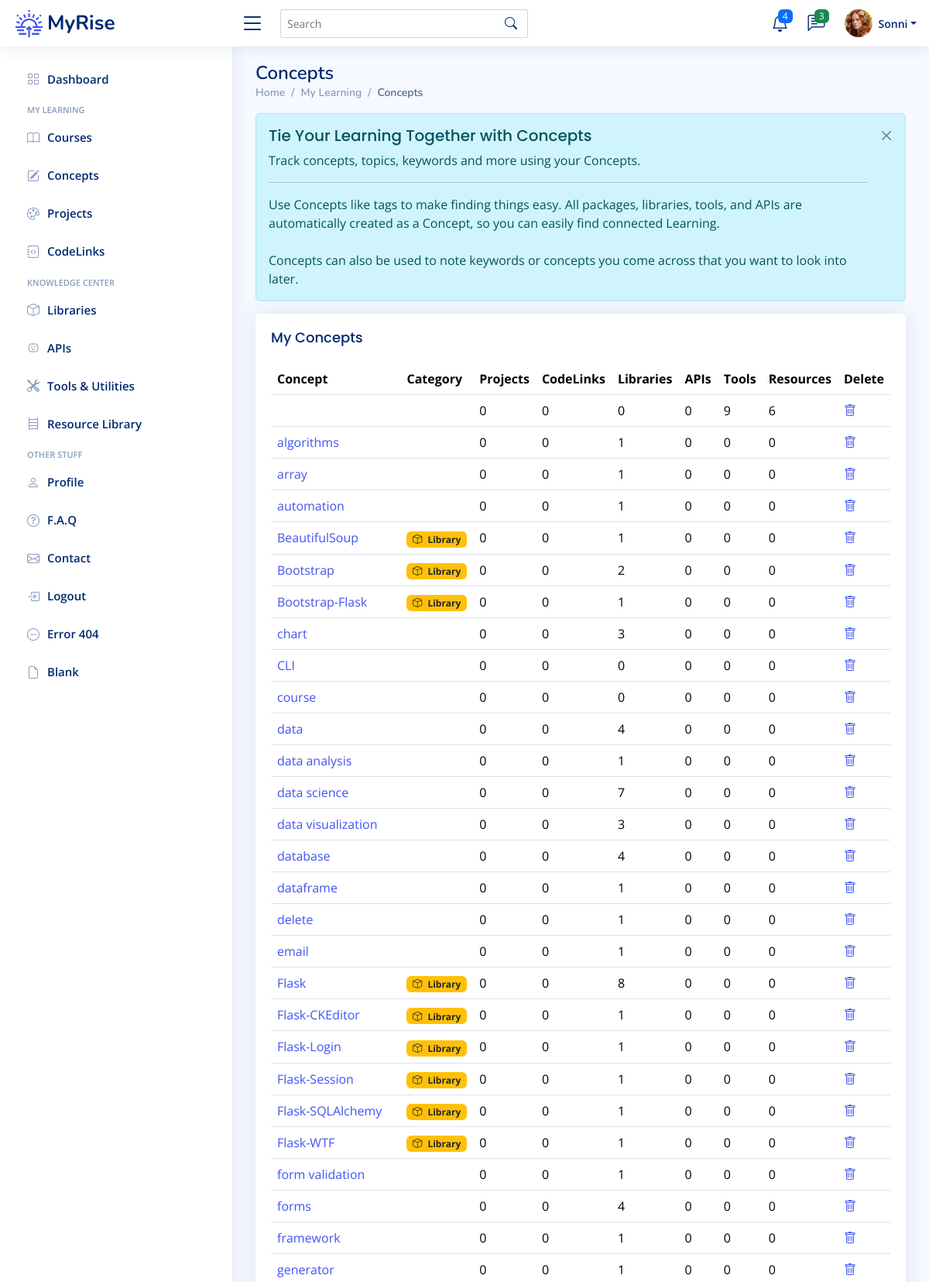
Page /concepts (signed in, upper part) on the committed database.
### app/models.py (models this page shows)
class User(UserMixin, db.Model):
    __tablename__ = "users"
    id: Mapped[int] = mapped_column(Integer, primary_key=True)
    email: Mapped[str] = mapped_column(String(100), unique=True)
    password: Mapped[str] = mapped_column(String(250))
    name: Mapped[str] = mapped_column(String(1000))
    display_name: Mapped[str] = mapped_column(String(1000))
    last_called_repos: Mapped[Optional[datetime.datetime]] = mapped_column(DateTime())
    latest_etag_repos: Mapped[str] = mapped_column(String(250), nullable=True)
    projects: Mapped[List["Project"]] = relationship(back_populates="user")
    events: Mapped[List["Event"]] = relationship(back_populates="user")
    courses: Mapped[List["Course"]] = relationship(back_populates="user")
    libraries: Mapped[List["Library"]] = relationship(back_populates="user")
    apis: Mapped[List["API"]] = relationship(back_populates="user")
    tools: Mapped[List["Tool"]] = relationship(back_populates="user")
    resources: Mapped[List["Resource"]] = relationship(back_populates="user")
    repos: Mapped[List["Repository"]] = relationship(back_populates="user")
    codelinks: Mapped[List["CodeLink"]] = relationship(back_populates="user")
    concepts: Mapped[List["Concept"]] = relationship('Concept', secondary=user_concept, backref='user')

class Concept(db.Model):
    __tablename__ = "concepts"
    id: Mapped[int] = mapped_column(Integer, primary_key=True)
    concept_term: Mapped[str] = mapped_column(String(50), nullable=False)
    category: Mapped[str] = mapped_column(String(100), nullable=True)
    description: Mapped[str] = mapped_column(Text, nullable=True)
    date_added: Mapped[datetime.date] = mapped_column(Date, nullable=False)

### app/routes.py (the view)
@app.route('/concepts')
@login_required
def concepts_page():
    get_concepts = db.session.execute(db.select(Concept).order_by(func.lower(Concept.concept_term))).scalars().all()
    concepts = [concept for concept in get_concepts]
    return render_template('concepts.html', concepts=concepts, concept_badge=concept_categories)

### app/models.py (called while the page is built)
@login_manager.user_loader
def load_user(user_id):
    return db.get_or_404(User, user_id)

### app/templates/concepts.html (shortened to what this page needs)
{% extends 'base.html' %}
{% from 'bootstrap5/form.html' import render_form %}
{% block content %}
	<main id="main" class="main">
    <div class="pagetitle">
      <h1>Concepts</h1>
      <nav>
        <ol class="breadcrumb">
          <li class="breadcrumb-item"><a href="index.html">Home</a></li>
          <li class="breadcrumb-item">My Learning</li>
          <li class="breadcrumb-item active">Concepts</li>
        </ol>
      </nav>
    </div>
	<div class="alert alert-info  alert-dismissible fade show" role="alert">
		<h4 class="alert-heading">Tie Your Learning Together with Concepts</h4>
		<p>Track concepts, topics, keywords and more using your Concepts.</p>
		<hr>
 		<p class="mb-0">Use Concepts like tags to make finding things easy.
			All packages, libraries, tools, and APIs are automatically created as a Concept, so you can easily find connected Learning.</p>
		<br>
		<p class="mb-0">Concepts can also be used to note keywords or concepts you come across that you want to look into later.</p>
		<button type="button" class="btn-close" data-bs-dismiss="alert" aria-label="Close"></button>
	  </div>
	 <div class="card">
		<div class="card-body">
		  <h5 class="card-title">My Concepts</h5>
		  <table class="table table-hover">
			<thead>
			  <tr>
				<th scope="col">Concept</th>
				<th scope="col">Category</th>
			    <th scope="col">Projects</th>
			    <th scope="col">CodeLinks</th>
			    <th scope="col">Libraries</th>
			    <th scope="col">APIs</th>
			    <th scope="col">Tools</th>
			    <th scope="col">Resources</th>
				<th scope="col">Delete</th>
			  </tr>
			</thead>
			<tbody>
			{% for concept in concepts %}
			  <tr>
				<td><a href="{{ url_for('concept_detail', num=concept.id ) }}">{{ concept.concept_term }}</a></td>
				{% if concept.category %}
				  <td><span class="badge {{ concept_badge[concept.category][1] }}"><i class="bi {{ concept_badge[concept.category][2] }} me-1"></i> {{ concept_badge[concept.category][0] }}</span></td>
				{% else %}
				  <td></td>
			    {% endif %}
			    <td>{{ concept.projects|length }}</td>
			    <td>{{ concept.codelinks|length }}</td>
			    <td>{{ concept.libraries|length }}</td>
				<td>{{ concept.apis|length }}</td>
			    <td>{{ concept.tools|length }}</td>
			    <td>{{ concept.resources|length }}</td>
				<td><a href="{{ url_for('delete_concept', num=concept.id) }}"><i class="bi bi-trash"></i></a></td>
			  </tr>
			{% endfor %}
			</tbody>
		  </table>
		</div>
	 </div>
  </main>
{% endblock %}

### app/templates/heading.html (shortened to what this page needs)
{% from 'bootstrap5/nav.html' import render_nav_item %}
{% from 'bootstrap5/form.html' import render_form %}
  <header id="header" class="header fixed-top d-flex align-items-center">
    <div class="d-flex align-items-center justify-content-between">
      <a href="{{ url_for('home') }}" class="logo d-flex align-items-center">
        <img src="{{ url_for('static', filename='img/logo.png') }}" alt="sun-rise">
        <span class="d-none d-lg-block">MyRise</span>
      </a>
      <i class="bi bi-list toggle-sidebar-btn"></i>
    </div>
    <div class="search-bar">
      <form class="search-form d-flex align-items-center" method="POST" action="#">
        <input type="text" name="query" placeholder="Search" title="Enter search keyword">
        <button type="submit" title="Search"><i class="bi bi-search"></i></button>
      </form>
    </div>
    <nav class="header-nav ms-auto">
      <ul class="d-flex align-items-center">
        <li class="nav-item dropdown">
          <a class="nav-link nav-icon" href="#" data-bs-toggle="dropdown">
            <i class="bi bi-bell"></i>
            <span class="badge bg-primary badge-number">4</span>
          </a>
        </li>
        <li class="nav-item dropdown">
          <a class="nav-link nav-icon" href="#" data-bs-toggle="dropdown">
            <i class="bi bi-chat-left-text"></i>
            <span class="badge bg-success badge-number">3</span>
          </a>
        </li>
        <li class="nav-item dropdown pe-3">
          <a class="nav-link nav-profile d-flex align-items-center pe-0" href="#" data-bs-toggle="dropdown">
            <img src="{{ url_for('static', filename='img/profile-img.png') }}" alt="Profile" class="rounded-circle">
            <span class="d-none d-md-block dropdown-toggle ps-2">{{ current_user.display_name }}</span>
          </a>
        </li>
      </ul>
    </nav>
  </header>
  <aside id="sidebar" class="sidebar">
    <ul class="sidebar-nav" id="sidebar-nav">
      <li class="nav-item">
        <a class="nav-link collapsed" href="{{ url_for('home') }}">
          <i class="bi bi-grid"></i>
          <span>Dashboard</span>
        </a>
      </li>
<li class="nav-heading">My Learning</li>
	  <li class="nav-item">
        <a class="nav-link collapsed" href="{{ url_for('courses_page') }}">
          <i class="bi bi-book"></i>
          <span>Courses</span>
        </a>
      </li>
	  <li class="nav-item">
        <a class="nav-link collapsed" href="{{ url_for('concepts_page') }}">
          <i class="bi bi-pencil-square"></i>
          <span>Concepts</span>
        </a>
      </li>
	  <li class="nav-item">
        <a class="nav-link collapsed" href="{{ url_for('projects_page') }}">
          <i class="bi bi-palette"></i>
          <span>Projects</span>
        </a>
      </li>
	  <li class="nav-item">
        <a class="nav-link collapsed" href="{{ url_for('codelinks_page') }}">
          <i class="bi bi-journal-code"></i>
          <span>CodeLinks</span>
        </a>
      </li>
<li class="nav-heading">Knowledge Center</li>
	  <li class="nav-item">
        <a class="nav-link collapsed" href="{{ url_for('libraries_page') }}">
          <i class="bi bi-box"></i>
          <span>Libraries</span>
        </a>
      </li>
	  <li class="nav-item">
        <a class="nav-link collapsed" href="{{ url_for('apis_page') }}">
          <i class="bi bi-outlet"></i>
          <span>APIs</span>
        </a>
      </li>
	  <li class="nav-item">
        <a class="nav-link collapsed" href="{{ url_for('tools_page') }}">
          <i class="bi bi-tools"></i>
          <span>Tools & Utilities</span>
        </a>
      </li>
	  <li class="nav-item">
        <a class="nav-link collapsed" href="{{ url_for('resources_page') }}">
          <i class="bi bi-bookshelf"></i>
          <span>Resource Library</span>
        </a>
      </li>
	<li class="nav-heading">Other Stuff</li>
      <li class="nav-item">
        <a class="nav-link collapsed" href="{{ url_for('profile') }}">
          <i class="bi bi-person"></i>
          <span>Profile</span>
        </a>
      </li>
      <li class="nav-item">
        <a class="nav-link collapsed" href="{{ url_for('faq') }}">
          <i class="bi bi-question-circle"></i>
          <span>F.A.Q</span>
        </a>
	  </li>
      <li class="nav-item">
        <a class="nav-link collapsed" href="{{ url_for('contact') }}">
          <i class="bi bi-envelope"></i>
          <span>Contact</span>
        </a>
      </li>
	{% if not current_user.is_authenticated %}
      <li class="nav-item">
        <a class="nav-link collapsed" href="{{ url_for('register') }}">
          <i class="bi bi-card-list"></i>
          <span>Register</span>
        </a>
      </li>
      <li class="nav-item">
        <a class="nav-link collapsed" href="{{ url_for('login') }}">
          <i class="bi bi-box-arrow-in-right"></i>
          <span>Login</span>
        </a>
      </li>
	{% else %}
		<li class="nav-item">
        <a class="nav-link collapsed" href="{{ url_for('logout') }}">
          <i class="bi bi-box-arrow-in-right"></i>
          <span>Logout</span>
        </a>
      </li>
	{% endif %}
      <li class="nav-item">
        <a class="nav-link collapsed" href="pages-error-404.html">
          <i class="bi bi-dash-circle"></i>
          <span>Error 404</span>
        </a>
      </li>
      <li class="nav-item">
        <a class="nav-link collapsed" href="pages-blank.html">
          <i class="bi bi-file-earmark"></i>
          <span>Blank</span>
        </a>
      </li>
    </ul>
  </aside>

### app/static/css/style.css (style rules this page uses)
:root { scroll-behavior: smooth; }
body { font-family: "Open Sans", sans-serif; background: #f6f9ff; color: #444444; }
a { color: #4154f1; text-decoration: none; }
h1, h2, h3, h4, h5, h6 { font-family: "Nunito", sans-serif; }
#main { margin-top: 60px; padding: 20px 30px; transition: all 0.3s; }
.pagetitle { margin-bottom: 10px; }
.pagetitle h1 { font-size: 24px; margin-bottom: 0; font-weight: 600; color: #012970; }
.card { margin-bottom: 30px; border: none; border-radius: 5px; box-shadow: 0px 0 30px rgba(1, 41, 112, 0.1); }
.card-title { padding: 20px 0 15px 0; font-size: 18px; font-weight: 500; color: #012970; font-family: "Poppins", sans-serif; }
.card-body { padding: 0 20px 20px 20px; }
.alert-heading { font-weight: 500; font-family: "Poppins", sans-serif; font-size: 20px; }
.btn-close { background-size: 25%; }
.breadcrumb { font-size: 14px; font-family: "Nunito", sans-serif; color: #899bbd; font-weight: 600; }
.breadcrumb a { color: #899bbd; transition: 0.3s; }
.breadcrumb .breadcrumb-item::before { color: #899bbd; }
.breadcrumb .active { color: #51678f; font-weight: 600; }
.logo { line-height: 1; }
@media (min-width: 1200px) { .logo { width: 280px; } }
.logo img { max-height: 35px; margin-right: 6px; }
.logo span { font-size: 26px; font-weight: 700; color: #012970; font-family: "Nunito", sans-serif; }
.header { transition: all 0.5s; z-index: 997; height: 60px; box-shadow: 0px 2px 20px rgba(1, 41, 112, 0.1); background-color: #fff; padding-left: 20px; }
.header .toggle-sidebar-btn { font-size: 32px; padding-left: 10px; cursor: pointer; color: #012970; }
.header .search-bar { min-width: 360px; padding: 0 20px; }
.header .search-form { width: 100%; }
.header .search-form input { border: 0; font-size: 14px; color: #012970; border: 1px solid rgba(1, 41, 112, 0.2); padding: 7px 38px 7px 8px; border-radius: 3px; transition: 0.3s; width: 100%; }
.header .search-form button { border: 0; padding: 0; margin-left: -30px; background: none; }
.header .search-form button i { color: #012970; }
.header-nav ul { list-style: none; }
.header-nav>ul { margin: 0; padding: 0; }
.header-nav .nav-icon { font-size: 22px; color: #012970; margin-right: 25px; position: relative; }
.header-nav .nav-profile { color: #012970; }
.header-nav .nav-profile img { max-height: 36px; }
.header-nav .nav-profile span { font-size: 14px; font-weight: 600; }
.header-nav .badge-number { position: absolute; inset: -2px -5px auto auto; font-weight: normal; font-size: 12px; padding: 3px 6px; }
.sidebar { position: fixed; top: 60px; left: 0; bottom: 0; width: 300px; z-index: 996; transition: all 0.3s; padding: 20px; overflow-y: auto; scrollbar-width: thin; scrollbar-color: #aab7cf transparent; box-shadow: 0px 0px 20px rgba(1, 41, 112, 0.1); background-color: #fff; }
@media (min-width: 1200px) { #main, #footer { margin-left: 300px; } }
.sidebar-nav { padding: 0; margin: 0; list-style: none; }
.sidebar-nav li { padding: 0; margin: 0; list-style: none; }
.sidebar-nav .nav-item { margin-bottom: 5px; }
.sidebar-nav .nav-heading { font-size: 11px; text-transform: uppercase; color: #899bbd; font-weight: 600; margin: 10px 0 5px 15px; }
.sidebar-nav .nav-link { display: flex; align-items: center; font-size: 15px; font-weight: 600; color: #4154f1; transition: 0.3; background: #f6f9ff; padding: 10px 15px; border-radius: 4px; }
.sidebar-nav .nav-link i { font-size: 16px; margin-right: 10px; color: #4154f1; }
.sidebar-nav .nav-link.collapsed { color: #012970; background: #fff; }
.sidebar-nav .nav-link.collapsed i { color: #899bbd; }

### rows in the picture
User: display_name "Sonni"
Concept: projects|length "0", codelinks|length "0", libraries|length "0", apis|length "0", tools|length "9", resources|length "6"
Concept: concept_term "algorithms", projects|length "0", codelinks|length "0", libraries|length "1", apis|length "0", tools|length "0", resources|length "0"
Concept: concept_term "array", projects|length "0", codelinks|length "0", libraries|length "1", apis|length "0", tools|length "0", resources|length "0"
Concept: concept_term "automation", projects|length "0", codelinks|length "0", libraries|length "1", apis|length "0", tools|length "0", resources|length "0"
Concept: concept_term "BeautifulSoup", category "Library", projects|length "0", codelinks|length "0", libraries|length "1", apis|length "0", tools|length "0", resources|length "0"
Concept: concept_term "Bootstrap", category "Library", projects|length "0", codelinks|length "0", libraries|length "2", apis|length "0", tools|length "0", resources|length "0"
Concept: concept_term "Bootstrap-Flask", category "Library", projects|length "0", codelinks|length "0", libraries|length "1", apis|length "0", tools|length "0", resources|length "0"
Concept: concept_term "chart", projects|length "0", codelinks|length "0", libraries|length "3", apis|length "0", tools|length "0", resources|length "0"
Concept: concept_term "CLI", projects|length "0", codelinks|length "0", libraries|length "0", apis|length "0", tools|length "0", resources|length "0"
Concept: concept_term "course", projects|length "0", codelinks|length "0", libraries|length "0", apis|length "0", tools|length "0", resources|length "0"
Concept: concept_term "data", projects|length "0", codelinks|length "0", libraries|length "4", apis|length "0", tools|length "0", resources|length "0"
Concept: concept_term "data analysis", projects|length "0", codelinks|length "0", libraries|length "1", apis|length "0", tools|length "0", resources|length "0"
Concept: concept_term "data science", projects|length "0", codelinks|length "0", libraries|length "7", apis|length "0", tools|length "0", resources|length "0"
Concept: concept_term "data visualization", projects|length "0", codelinks|length "0", libraries|length "3", apis|length "0", tools|length "0", resources|length "0"
Concept: concept_term "database", projects|length "0", codelinks|length "0", libraries|length "4", apis|length "0", tools|length "0", resources|length "0"
Concept: concept_term "dataframe", projects|length "0", codelinks|length "0", libraries|length "1", apis|length "0", tools|length "0", resources|length "0"
Concept: concept_term "delete", projects|length "0", codelinks|length "0", libraries|length "1", apis|length "0", tools|length "0", resources|length "0"
Concept: concept_term "email", projects|length "0", codelinks|length "0", libraries|length "1", apis|length "0", tools|length "0", resources|length "0"
Concept: concept_term "Flask", category "Library", projects|length "0", codelinks|length "0", libraries|length "8", apis|length "0", tools|length "0", resources|length "0"
Concept: concept_term "Flask-CKEditor", category "Library", projects|length "0", codelinks|length "0", libraries|length "1", apis|length "0", tools|length "0", resources|length "0"
Concept: concept_term "Flask-Login", category "Library", projects|length "0", codelinks|length "0", libraries|length "1", apis|length "0", tools|length "0", resources|length "0"
Concept: concept_term "Flask-Session", category "Library", projects|length "0", codelinks|length "0", libraries|length "1", apis|length "0", tools|length "0", resources|length "0"
Concept: concept_term "Flask-SQLAlchemy", category "Library", projects|length "0", codelinks|length "0", libraries|length "1", apis|length "0", tools|length "0", resources|length "0"
Concept: concept_term "Flask-WTF", category "Library", projects|length "0", codelinks|length "0", libraries|length "1", apis|length "0", tools|length "0", resources|length "0"
Concept: concept_term "form validation", projects|length "0", codelinks|length "0", libraries|length "1", apis|length "0", tools|length "0", resources|length "0"
Concept: concept_term "forms", projects|length "0", codelinks|length "0", libraries|length "4", apis|length "0", tools|length "0", resources|length "0"
Concept: concept_term "framework", projects|length "0", codelinks|length "0", libraries|length "1", apis|length "0", tools|length "0", resources|length "0"
Concept: concept_term "generator", projects|length "0", codelinks|length "0", libraries|length "1", apis|length "0", tools|length "0", resources|length "0"
